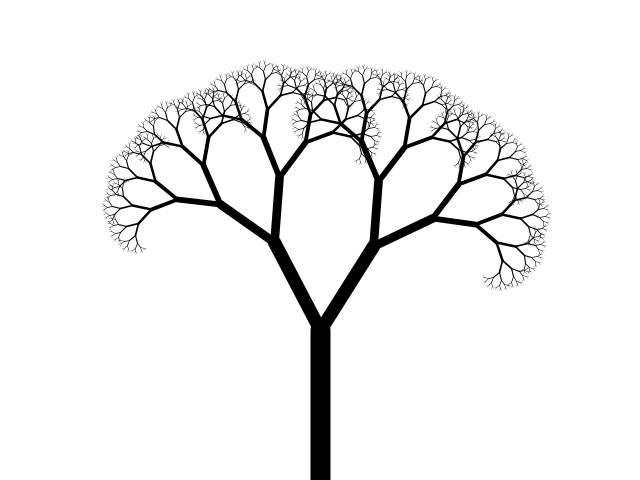
Frame 1 (no input)
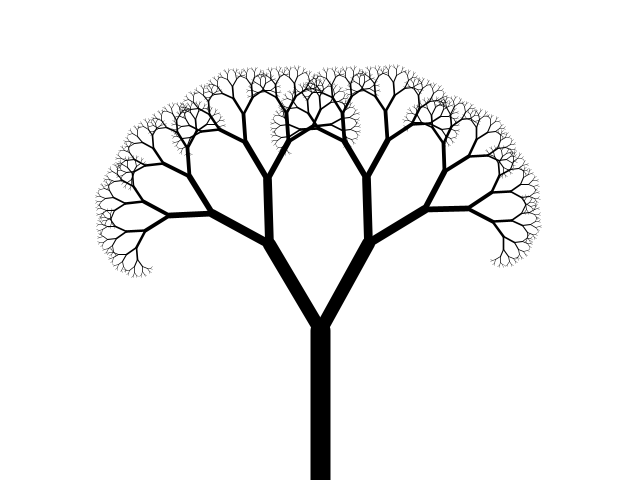
Frame 60 (the mouse pressed at the canvas centre just before this capture)
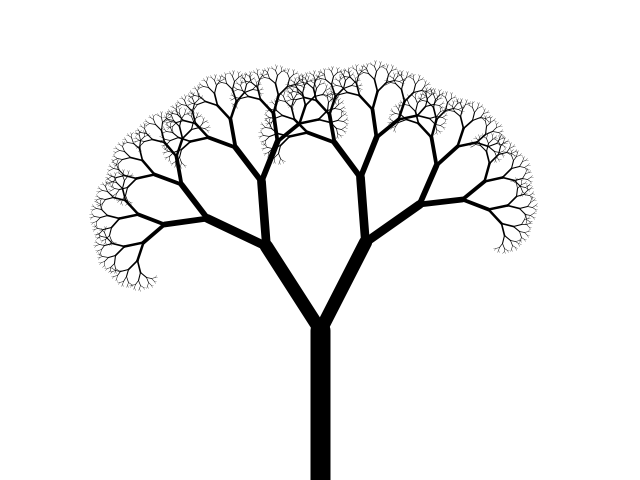
Frame 120 (the mouse held since frame 60 and released just before this capture)

The Processing sketch that drew these frames (run headless with seeded random() and noise(); from frame 60 on, the mouse is pressed at the canvas centre):

// Processing sketch: e_8_10_tree_and_wind
// ── e_8_10_tree_and_wind.pde
float xoff = 0;

void setup() {
  size(640, 480);
}

void draw() {
  background(255);
  float n = noise(xoff);
  xoff += 0.005;
  n = map(n, 0, 1, -0.2, 0.2);
  branch(width / 2, height, 150, 20, n);
}

void branch(float x, float y, float len, float weight, float noise) {
  translate(x, y);

  if (x != 0) x = 0;
  if (y != 0) y = 0;

  strokeWeight(weight);
  line(0, 0, 0, -len);
  translate(0, -len);

  final float theta = PI / 6; 

  //Each branch’s length shrinks by two-thirds.
  len *= 0.66;
  weight *= 0.66;

  if (len > 2) {
    pushMatrix();
    rotate(theta + noise);

    //Subsequent calls to branch() include the length argument.
    branch(x, y, len, weight, noise);
    popMatrix();

    pushMatrix();
    rotate(-theta + noise);
    branch(x, y, len, weight, noise);
    popMatrix();
  }
}
